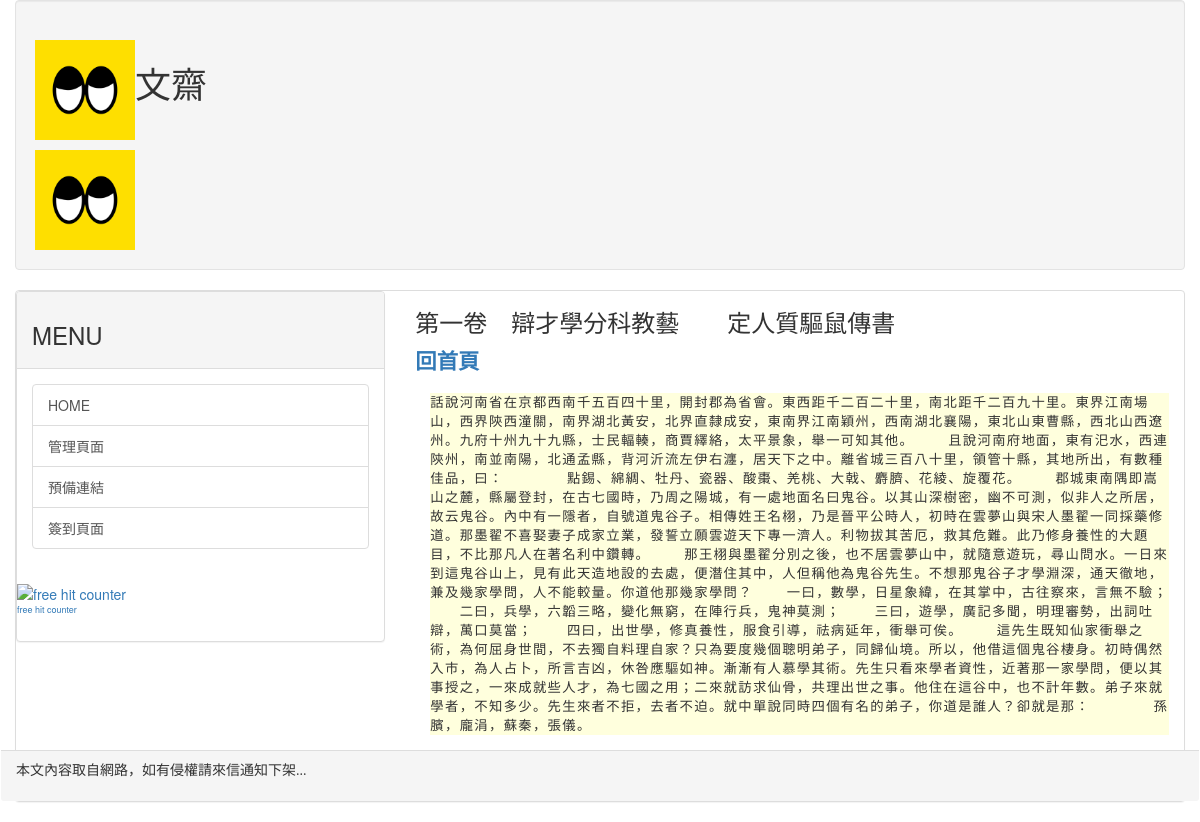
/post/01, run on the app's committed database.
### mainsite/models.py (models this page shows, shortened)
class Post(models.Model):
    title = models.CharField(max_length=200)
    slug = models.CharField(max_length=200)
    body = models.TextField()
    pub_date = models.DateTimeField(default=timezone.now)
    class Meta:
        ordering = ('-pub_date',)

### mainsite/views.py (the view)
# urls.py: path('post/<slug:slug>', showpost),
def showpost(request, slug):
    try:
        post = Post.objects.get(slug = slug)
        if post != None:
            return render(request, 'post.html', locals())
    except:
        return redirect('/')

### templates/post.html (shortened to what this page needs)
{% extends 'base.html' %}
{% block headmessage %}
    <div class='post_title'>
        <h3>{{ post.title }}</h3>
        <a style='font-family:微軟正黑體;' href='/'>回首頁</a>
    </div>
{% endblock %}
{% block content %}
        <div class='post_body'>
            {{ post.body }}</a>
        </div>
{% endblock %}

### templates/header.html (style rules this page uses)
.post_title { font-family: 微軟正黑體; font-size: 16pt; font-weight: bold; }
.post_body { font-family: 微軟正黑體; font-size: 10pt; letter-spacing: 1pt; background-color: #ffffdd; }

### data on the page
Post: title "第一卷 辯才學分科教藝 定人質驅鼠傳書", body "話說河南省在京都西南千五百四十里，開封郡為省會。東西距千二百二十里，南北距千二百九十里。東界江南場山，西界陝西潼關，南界湖北黃安，北界直隸成安，東南界江南穎州，西南湖北襄陽，東北山東曹縣，西北山西遼州。九府十州九十九縣，士民輻輳，商賈繹絡，太平景象，舉一可知其他。 且說河南府地面，東有汜水，西連陝州，南並南陽，北通孟縣，背河沂流左伊右瀍，居天下之中。離省城三百八十里，領管十縣，其地所出，有數種佳品，曰： 點錫、綿綢、牡丹、瓷器、酸棗、羌桃、大戟、麝臍、花綾、旋覆花。 郡城東南隅即嵩山之麓，縣屬登封，在古七國時，乃周之陽城，有一處地面名曰鬼谷。以其山深樹密，幽不可測，似非人之所居，故云鬼谷。內中有一隱者，自號道鬼谷子。相傳姓王名栩，乃是晉平公時人，初時在雲夢山與宋人墨翟一同採藥修道。那墨翟不喜娶妻子成家立業，發誓立願雲遊天下專一濟人。利物拔其苦厄，救其危難。此乃修身養性的大題目，不比那凡人在著名利中鑽轉。 那王栩與墨翟分別之後，也不居雲夢山中，就隨意遊玩，尋山問水。一日來到這鬼谷山上，見有此天造地設的去處，便潛住其中，人但稱他為鬼谷先生。不想那鬼谷子才學淵深，通天徹地，兼及幾家學問，人不能較量。你道他那幾家學問？ 一曰，數學，日星象緯，在其掌中，古往察來，言無不驗； 二曰，兵學，六韜三略，變化無窮，在陣行兵，鬼神莫測； 三曰，遊學，廣記多聞，明理審勢，出詞吐辯，萬口莫當； 四曰，出世學，修真養性，服食引導，祛病延年，衝舉可俟。…"
